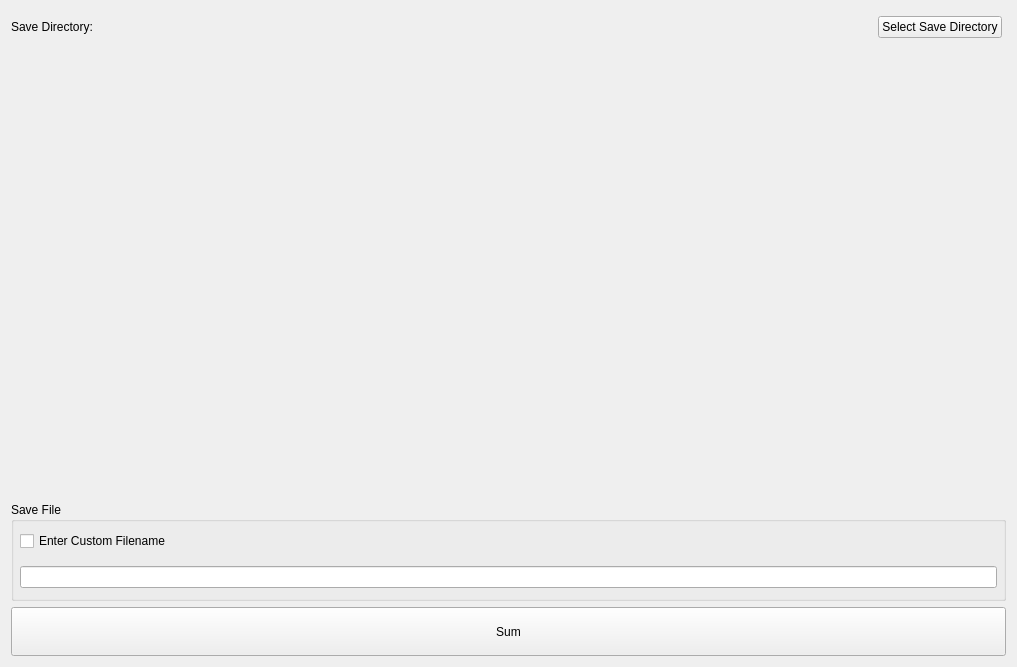
<?xml version="1.0" encoding="UTF-8"?>
<ui version="4.0">
 <class>AddRunsPage</class>
 <widget class="QWidget" name="AddRunsPage">
  <property name="geometry">
   <rect>
    <x>0</x>
    <y>0</y>
    <width>1017</width>
    <height>667</height>
   </rect>
  </property>
  <property name="windowTitle">
   <string>Form</string>
  </property>
  <layout class="QVBoxLayout" name="verticalLayout">
   <item>
    <widget class="QWidget" name="saveDirectoryWidget" native="true">
     <property name="minimumSize">
      <size>
       <width>0</width>
       <height>30</height>
      </size>
     </property>
     <property name="toolTip">
      <string>&lt;html&gt;&lt;head/&gt;&lt;body&gt;&lt;p&gt;Change the save directory for added runs. This can be separate from Mantid's default save directory, however this will be updated to the defaultsave whenever defaultsave is changed.&lt;/p&gt;&lt;/body&gt;&lt;/html&gt;</string>
     </property>
     <widget class="QWidget" name="horizontalLayoutWidget">
      <property name="geometry">
       <rect>
        <x>0</x>
        <y>0</y>
        <width>991</width>
        <height>32</height>
       </rect>
      </property>
      <layout class="QHBoxLayout" name="horizontalLayout_2">
       <item>
        <widget class="QLabel" name="outputDirectoryLabel">
         <property name="maximumSize">
          <size>
           <width>937</width>
           <height>16777215</height>
          </size>
         </property>
         <property name="text">
          <string>&lt;html&gt;&lt;head/&gt;&lt;body&gt;&lt;p&gt;Save Directory:&lt;/p&gt;&lt;/body&gt;&lt;/html&gt;</string>
         </property>
        </widget>
       </item>
       <item>
        <spacer name="horizontalSpacer">
         <property name="orientation">
          <enum>Qt::Horizontal</enum>
         </property>
         <property name="sizeHint" stdset="0">
          <size>
           <width>40</width>
           <height>20</height>
          </size>
         </property>
        </spacer>
       </item>
       <item>
        <widget class="QPushButton" name="saveDirectoryButton">
         <property name="toolTip">
          <string>&lt;html&gt;&lt;head/&gt;&lt;body&gt;&lt;p&gt;Select a directory to save summed runs into. This directory is different to Mantid's default save directory.&lt;/p&gt;&lt;/body&gt;&lt;/html&gt;</string>
         </property>
         <property name="text">
          <string>Select Save Directory</string>
         </property>
        </widget>
       </item>
      </layout>
     </widget>
    </widget>
   </item>
   <item>
    <widget class="RunSelectorWidget" name="run_selector" native="true">
     <property name="sizePolicy">
      <sizepolicy hsizetype="Expanding" vsizetype="Expanding">
       <horstretch>0</horstretch>
       <verstretch>6</verstretch>
      </sizepolicy>
     </property>
    </widget>
   </item>
   <item>
    <widget class="SummationSettingsWidget" name="summation_settings" native="true">
     <property name="sizePolicy">
      <sizepolicy hsizetype="Expanding" vsizetype="Expanding">
       <horstretch>0</horstretch>
       <verstretch>3</verstretch>
      </sizepolicy>
     </property>
    </widget>
   </item>
   <item>
    <widget class="QGroupBox" name="outputFileGroup">
     <property name="sizePolicy">
      <sizepolicy hsizetype="Preferred" vsizetype="Preferred">
       <horstretch>0</horstretch>
       <verstretch>2</verstretch>
      </sizepolicy>
     </property>
     <property name="title">
      <string>Save File</string>
     </property>
     <layout class="QVBoxLayout" name="verticalLayout_2">
      <property name="spacing">
       <number>12</number>
      </property>
      <property name="leftMargin">
       <number>6</number>
      </property>
      <property name="topMargin">
       <number>6</number>
      </property>
      <property name="rightMargin">
       <number>6</number>
      </property>
      <property name="bottomMargin">
       <number>6</number>
      </property>
      <item>
       <widget class="QCheckBox" name="customFilenameCheckBox">
        <property name="text">
         <string>Enter Custom Filename</string>
        </property>
       </widget>
      </item>
      <item>
       <widget class="QLineEdit" name="fileNameEdit"/>
      </item>
     </layout>
    </widget>
   </item>
   <item>
    <widget class="QPushButton" name="sumButton">
     <property name="sizePolicy">
      <sizepolicy hsizetype="Expanding" vsizetype="Expanding">
       <horstretch>0</horstretch>
       <verstretch>1</verstretch>
      </sizepolicy>
     </property>
     <property name="text">
      <string>Sum</string>
     </property>
    </widget>
   </item>
  </layout>
 </widget>
 <customwidgets>
  <customwidget>
   <class>RunSelectorWidget</class>
   <extends>QWidget</extends>
   <header>mantidqtinterfaces.sans_isis.views.run_selector_widget</header>
   <container>1</container>
  </customwidget>
  <customwidget>
   <class>SummationSettingsWidget</class>
   <extends>QWidget</extends>
   <header>mantidqtinterfaces.sans_isis.views.summation_settings_widget</header>
   <container>1</container>
  </customwidget>
 </customwidgets>
 <resources/>
 <connections/>
</ui>
